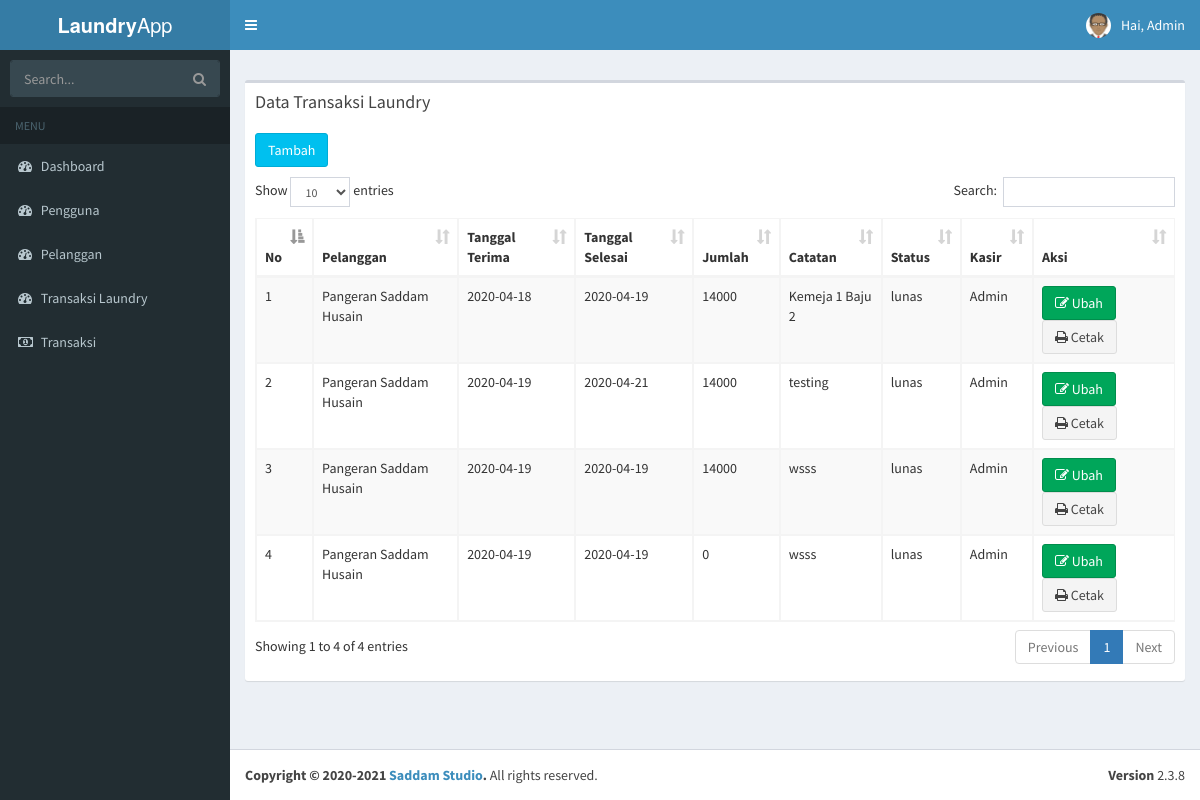
The app's page /index.php?page=laundry (signed in) with its own data.
### tables this page shows
CREATE TABLE `tb_user` (
  `id` int(11) NOT NULL,
  `username` varchar(100) NOT NULL,
  `nama_user` varchar(255) NOT NULL,
  `password` varchar(100) NOT NULL,
  `level` varchar(30) NOT NULL,
  `foto` varchar(255) NOT NULL
);

CREATE TABLE `tb_laundry` (
  `id_laundry` int(11) NOT NULL,
  `id_pelanggan` varchar(15) NOT NULL,
  `kode_user` int(11) NOT NULL,
  `tanggal_terima` date NOT NULL,
  `tanggal_selesai` date NOT NULL,
  `jumlah_kiloan` int(11) NOT NULL,
  `nominal` int(11) NOT NULL,
  `status` varchar(20) NOT NULL,
  `catatan` text NOT NULL
);

CREATE TABLE `tb_pelanggan` (
  `kode_pelanggan` varchar(10) NOT NULL,
  `nama` varchar(255) NOT NULL,
  `alamat` text NOT NULL,
  `telpon` varchar(20) NOT NULL
);

### page/laundry/laundry.php (the view, shortened to what this page needs)
<section class="content">
    <div class="row">
<div class="box">
            <div class="box-header">
              <h3 class="box-title">Data Transaksi Laundry</h3>
            </div>
            <div class="box-body">
            <a href="?page=laundry&aksi=tambah" class="btn btn-info" style="margin-bottom:10px;"> Tambah </a>
              <table id="example1" class="table table-bordered table-striped">
                <thead>
                <tr>
                  <th>No</th>
                  <th>Pelanggan</th>
                  <th>Tanggal Terima</th>
                  <th>Tanggal Selesai</th>
                  <th>Jumlah</th>
                  <th>Catatan</th>
                  <th>Status</th>
                  <th>Kasir</th>
                  <th>Aksi</th>
                </tr>
                </thead>
                <tbody>
                <?php
                    $no = 1;
                    $sql = $koneksi->query("SELECT * FROM tb_laundry, tb_pelanggan, tb_user WHERE tb_laundry.id_pelanggan=tb_pelanggan
                    .kode_pelanggan and tb_laundry.kode_user=tb_user.id");
                    while ($data = $sql->fetch_assoc()) {
                ?>
                <tr>
                  <td> <?php echo $no++; ?> </td>
                  <td> <?php echo $data ['nama'] ?> </td>
                  <td> <?php echo $data ['tanggal_terima'] ?> </td>
                  <td> <?php echo $data ['tanggal_selesai'] ?> </td>
                  <td> <?php echo $data ['nominal'] ?> </td>
                  <td> <?php echo $data ['catatan'] ?> </td>
                  <td> <?php echo $data ['status'] ?> </td>
                  <td> <?php echo $data ['nama_user'] ?> </td>
                  <td>
                  <a href="?page=laundry&aksi=ubah&id=<?php echo $data['id_laundry']; ?>"
                  class="btn btn-success" title=""><i class="fa fa-edit"></i> Ubah</a>
                  <a target="blank" href="page/laundry/cetak.php?id=<?php echo $data['id_laundry']; ?>"
                  class="btn btn-default" title=""><i class="fa fa-print"></i> Cetak </a>
                  </td>
                </tr>
                <?php
                    }
                ?>
              </tbody>
            </table>
          </div>
        </div>
      </div>
    </section>

### index.php (shortened to what this page needs)
<?php
  include "include/koneksi.php";
    if ($_SESSION['admin'] || $_SESSION['kasir']) {
?>
<!DOCTYPE html>
<html>
<head>
  <link rel="stylesheet" href="bootstrap/css/bootstrap.min.css">
  <link rel="stylesheet" href="https://cdnjs.cloudflare.com/ajax/libs/font-awesome/4.5.0/css/font-awesome.min.css">
  <link rel="stylesheet" href="https://cdnjs.cloudflare.com/ajax/libs/ionicons/2.0.1/css/ionicons.min.css">
  <link rel="stylesheet" href="plugins/datatables/dataTables.bootstrap.css">
  <link rel="stylesheet" href="plugins/datatables/dataTables.bootstrap.css">
  <link rel="stylesheet" href="dist/css/AdminLTE.min.css">
  <link rel="stylesheet" href="plugins/select2/select2.min.css">
  <link rel="stylesheet" href="dist/css/skins/_all-skins.min.css">
</head>
<body class="hold-transition skin-blue sidebar-mini">
<div class="wrapper">
  <header class="main-header">
    <a href="../../index2.html" class="logo">
      <span class="logo-lg"><b>Laundry</b>App</span>
    </a>
    <nav class="navbar navbar-static-top">
      <a href="#" class="sidebar-toggle" data-toggle="offcanvas" role="button">
      </a>
      <?php
        if ($_SESSION['admin']){
          $user = $_SESSION['admin'];
        } elseif ($_SESSION['kasir']) {
          $user = $_SESSION['kasir'];
        }
        $sql_user = $koneksi->query("SELECT * FROM tb_user WHERE id='$user'");
        $data_user = $sql_user->fetch_assoc();
        $nama = $data_user['nama_user'];
      ?>
      <div class="navbar-custom-menu">
        <ul class="nav navbar-nav">
            <li class="dropdown user user-menu">
            <a href="#" class="dropdown-toggle" data-toggle="dropdown">
              <img src="images/<?php echo $data_user['foto'] ?>" class="user-image" alt="User Image">
              <span class="hidden-xs"> Hai, <?php echo $nama ?></span>
            </a>
          </li>
      </div>
    </nav>
  </header>
  <?php
    include "include/menu.php";
  ?>
<div class="content-wrapper">
    <section class="content-header">
  <?php
    include "include/isi.php";
  ?>
    </section>
</div>
  <footer class="main-footer">
    <div class="pull-right hidden-xs">
      <b>Version</b> 2.3.8
    </div>
    <strong>Copyright &copy; 2020-2021 <a href="http://pangeransaddamhusain.com">Saddam Studio</a>.</strong> All rights
    reserved.
  </footer>
</div>
</body>
</html>
<?php
  } else {
    header("location:login.php");
  }
?>

### records on screen
tb_user: foto (placeholder picture), nama_user "Admin"
tb_laundry: id_pelanggan.nama "Pangeran Saddam Husain", tanggal_terima "2020-04-18", tanggal_selesai "2020-04-19", nominal "14000", catatan "Kemeja 1 Baju 2", status "lunas", kode_user.nama_user "Admin"
tb_laundry: id_pelanggan.nama "Pangeran Saddam Husain", tanggal_terima "2020-04-19", tanggal_selesai "2020-04-21", nominal "14000", catatan "testing", status "lunas", kode_user.nama_user "Admin"
tb_laundry: id_pelanggan.nama "Pangeran Saddam Husain", tanggal_terima "2020-04-19", tanggal_selesai "2020-04-19", nominal "14000", catatan "wsss", status "lunas", kode_user.nama_user "Admin"
tb_laundry: id_pelanggan.nama "Pangeran Saddam Husain", tanggal_terima "2020-04-19", tanggal_selesai "2020-04-19", nominal "0", catatan "wsss", status "lunas", kode_user.nama_user "Admin"
